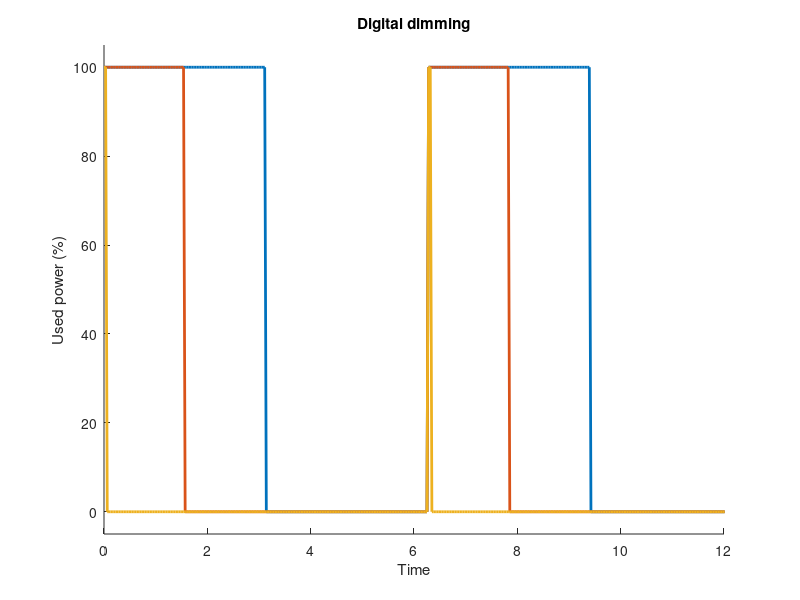

The MATLAB script that drew this image:
t = 0:pi/100:4*pi

sq1 = (square(t,50)+1)*50;
sq2 = (square(t,25)+1)*50;
sq3 = (square(t,1)+1)*50;

hold on
plot(t,sq1,'LineWidth',2,'DisplayName','50%');
plot(t,sq2,'LineWidth',2,'DisplayName','25%');
plot(t,sq3,'LineWidth',2,'DisplayName','1%');

axis([0 12 -5 105]);

title('Digital dimming');
ylabel('Used power (%)');
xlabel('Time');